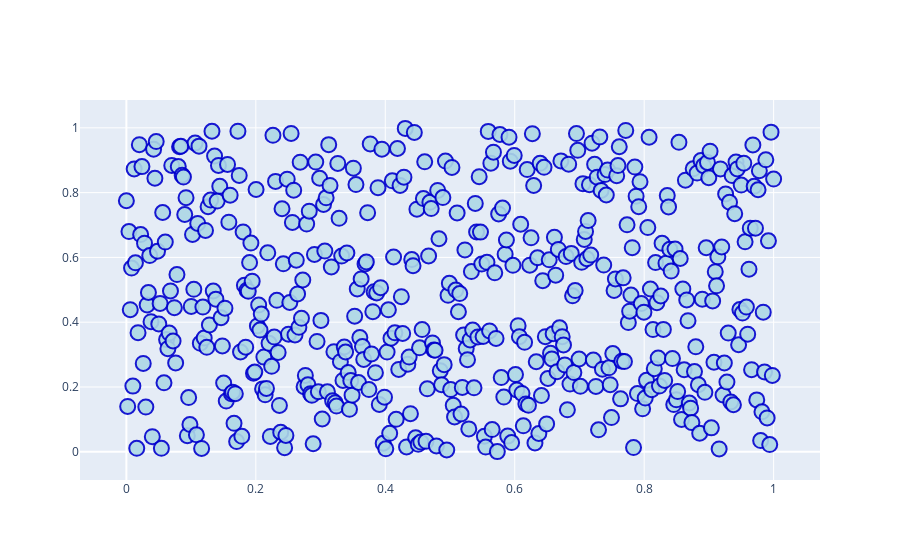

This figure's notebook cell:
### Code cell
from plotly.offline import iplot
import plotly.graph_objs as go
import numpy as np

x=np.linspace(0,1,500)
y=np.random.rand(500)

trace= go.Scatter(
    x=x,
    y=y,
    mode="markers",
    marker=dict(
    color="LightBlue",
    size=15,
        opacity=0.9,
        line=dict(
        color="MediumBlue",
        width=2)
    )
)
data=[trace]
figure=go.Figure(data=data)
iplot(figure)

### Figure 1 — Plotly figure (JSON) as saved in the notebook; plotly's stock layout.template omitted (floating-point values rounded to 4 significant figures; data arrays with more than 128 entries replaced by an {"elided": "..."} marker saying what was removed)
{"data": [{"marker": {"color": "LightBlue", "line": {"color": "MediumBlue", "width": 2}, "opacity": 0.9, "size": 15}, "mode": "markers", "type": "scatter", "x": {"elided": "500 float values"}, "y": {"elided": "500 float values"}}], "layout": {}}
